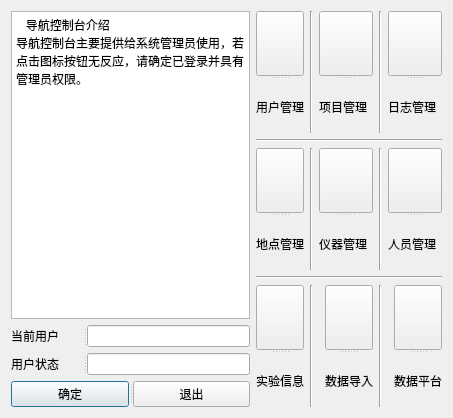
<?xml version="1.0" encoding="UTF-8"?>
<ui version="4.0">
 <class>StartDialog</class>
 <widget class="QDialog" name="StartDialog">
  <property name="geometry">
   <rect>
    <x>0</x>
    <y>0</y>
    <width>453</width>
    <height>418</height>
   </rect>
  </property>
  <property name="windowTitle">
   <string>导航控制台</string>
  </property>
  <layout class="QGridLayout" name="gridLayout_2">
   <item row="0" column="0">
    <layout class="QVBoxLayout" name="verticalLayout">
     <item>
      <widget class="QTextEdit" name="textEdit">
       <property name="html">
        <string>&lt;!DOCTYPE HTML PUBLIC &quot;-//W3C//DTD HTML 4.0//EN&quot; &quot;http://www.w3.org/TR/REC-html40/strict.dtd&quot;&gt;
&lt;html&gt;&lt;head&gt;&lt;meta name=&quot;qrichtext&quot; content=&quot;1&quot; /&gt;&lt;style type=&quot;text/css&quot;&gt;
p, li { white-space: pre-wrap; }
&lt;/style&gt;&lt;/head&gt;&lt;body style=&quot; font-family:'SimSun'; font-size:9pt; font-weight:400; font-style:normal;&quot;&gt;
&lt;p style=&quot; margin-top:0px; margin-bottom:0px; margin-left:0px; margin-right:0px; -qt-block-indent:0; text-indent:0px;&quot;&gt;   导航控制台介绍&lt;/p&gt;
&lt;p style=&quot; margin-top:0px; margin-bottom:0px; margin-left:0px; margin-right:0px; -qt-block-indent:0; text-indent:0px;&quot;&gt;导航控制台主要提供给系统管理员使用，若点击图标按钮无反应，请确定已登录并具有管理员权限。&lt;/p&gt;&lt;/body&gt;&lt;/html&gt;</string>
       </property>
      </widget>
     </item>
     <item>
      <widget class="QSplitter" name="splitter_11">
       <property name="orientation">
        <enum>Qt::Horizontal</enum>
       </property>
       <widget class="QLabel" name="label_10">
        <property name="text">
         <string>当前用户</string>
        </property>
       </widget>
       <widget class="QLineEdit" name="lineEditUser">
        <property name="text">
         <string/>
        </property>
        <property name="readOnly">
         <bool>true</bool>
        </property>
       </widget>
      </widget>
     </item>
     <item>
      <widget class="QSplitter" name="splitter_10">
       <property name="orientation">
        <enum>Qt::Horizontal</enum>
       </property>
       <widget class="QLabel" name="label_11">
        <property name="text">
         <string>用户状态</string>
        </property>
       </widget>
       <widget class="QLineEdit" name="lineEditLimits">
        <property name="readOnly">
         <bool>true</bool>
        </property>
       </widget>
      </widget>
     </item>
     <item>
      <widget class="QSplitter" name="splitter_12">
       <property name="orientation">
        <enum>Qt::Horizontal</enum>
       </property>
       <widget class="QPushButton" name="pbOK">
        <property name="text">
         <string>确定</string>
        </property>
       </widget>
       <widget class="QPushButton" name="pbQuit">
        <property name="text">
         <string>退出</string>
        </property>
       </widget>
      </widget>
     </item>
    </layout>
   </item>
   <item row="0" column="1">
    <layout class="QGridLayout" name="gridLayout">
     <item row="0" column="0">
      <widget class="QSplitter" name="splitter">
       <property name="orientation">
        <enum>Qt::Vertical</enum>
       </property>
       <widget class="QPushButton" name="pBUserManage">
        <property name="styleSheet">
         <string notr="true">border-image: url(:/ProjectImages/user.png);</string>
        </property>
        <property name="text">
         <string/>
        </property>
       </widget>
       <widget class="QLabel" name="label">
        <property name="text">
         <string>用户管理</string>
        </property>
       </widget>
      </widget>
     </item>
     <item row="0" column="1">
      <widget class="Line" name="line_5">
       <property name="orientation">
        <enum>Qt::Vertical</enum>
       </property>
      </widget>
     </item>
     <item row="0" column="2" colspan="2">
      <widget class="QSplitter" name="splitter_2">
       <property name="orientation">
        <enum>Qt::Vertical</enum>
       </property>
       <widget class="QPushButton" name="pBProjectManage">
        <property name="styleSheet">
         <string notr="true">border-image: url(:/ProjectImages/open.png);</string>
        </property>
        <property name="text">
         <string/>
        </property>
       </widget>
       <widget class="QLabel" name="label_2">
        <property name="text">
         <string>项目管理</string>
        </property>
       </widget>
      </widget>
     </item>
     <item row="0" column="4">
      <widget class="Line" name="line_4">
       <property name="orientation">
        <enum>Qt::Vertical</enum>
       </property>
      </widget>
     </item>
     <item row="0" column="5" colspan="2">
      <widget class="QSplitter" name="splitter_3">
       <property name="orientation">
        <enum>Qt::Vertical</enum>
       </property>
       <widget class="QPushButton" name="pBLogManage">
        <property name="styleSheet">
         <string notr="true">border-image: url(:/ProjectImages/calendar.png);</string>
        </property>
        <property name="text">
         <string/>
        </property>
       </widget>
       <widget class="QLabel" name="label_3">
        <property name="text">
         <string>日志管理</string>
        </property>
       </widget>
      </widget>
     </item>
     <item row="1" column="0" colspan="7">
      <widget class="Line" name="line">
       <property name="orientation">
        <enum>Qt::Horizontal</enum>
       </property>
      </widget>
     </item>
     <item row="2" column="0">
      <widget class="QSplitter" name="splitter_4">
       <property name="orientation">
        <enum>Qt::Vertical</enum>
       </property>
       <widget class="QPushButton" name="pBPlaceManage">
        <property name="styleSheet">
         <string notr="true">border-image: url(:/ProjectImages/search.png);</string>
        </property>
        <property name="text">
         <string/>
        </property>
       </widget>
       <widget class="QLabel" name="label_4">
        <property name="text">
         <string>地点管理</string>
        </property>
       </widget>
      </widget>
     </item>
     <item row="2" column="1">
      <widget class="Line" name="line_3">
       <property name="orientation">
        <enum>Qt::Vertical</enum>
       </property>
      </widget>
     </item>
     <item row="2" column="2" colspan="2">
      <widget class="QSplitter" name="splitter_5">
       <property name="orientation">
        <enum>Qt::Vertical</enum>
       </property>
       <widget class="QPushButton" name="pBInstruManage">
        <property name="styleSheet">
         <string notr="true">border-image: url(:/ProjectImages/201211.ico);</string>
        </property>
        <property name="text">
         <string/>
        </property>
       </widget>
       <widget class="QLabel" name="label_5">
        <property name="text">
         <string>仪器管理</string>
        </property>
       </widget>
      </widget>
     </item>
     <item row="2" column="4">
      <widget class="Line" name="line_6">
       <property name="orientation">
        <enum>Qt::Vertical</enum>
       </property>
      </widget>
     </item>
     <item row="2" column="5" colspan="2">
      <widget class="QSplitter" name="splitter_6">
       <property name="orientation">
        <enum>Qt::Vertical</enum>
       </property>
       <widget class="QPushButton" name="pBPersonnelManage">
        <property name="styleSheet">
         <string notr="true">border-image: url(:/ProjectImages/PLR.png);</string>
        </property>
        <property name="text">
         <string/>
        </property>
       </widget>
       <widget class="QLabel" name="label_6">
        <property name="text">
         <string>人员管理</string>
        </property>
       </widget>
      </widget>
     </item>
     <item row="3" column="0" colspan="7">
      <widget class="Line" name="line_2">
       <property name="orientation">
        <enum>Qt::Horizontal</enum>
       </property>
      </widget>
     </item>
     <item row="4" column="0">
      <widget class="QSplitter" name="splitter_7">
       <property name="orientation">
        <enum>Qt::Vertical</enum>
       </property>
       <widget class="QPushButton" name="pBExperiment">
        <property name="styleSheet">
         <string notr="true">border-image: url(:/ProjectImages/lamp_active.png);</string>
        </property>
        <property name="text">
         <string/>
        </property>
       </widget>
       <widget class="QLabel" name="label_8">
        <property name="text">
         <string>实验信息</string>
        </property>
       </widget>
      </widget>
     </item>
     <item row="4" column="1" colspan="2">
      <widget class="Line" name="line_7">
       <property name="orientation">
        <enum>Qt::Vertical</enum>
       </property>
      </widget>
     </item>
     <item row="4" column="3">
      <widget class="QSplitter" name="splitter_8">
       <property name="orientation">
        <enum>Qt::Vertical</enum>
       </property>
       <widget class="QPushButton" name="pbDataImport">
        <property name="styleSheet">
         <string notr="true">border-image: url(:/ProjectImages/arrow_left.png);</string>
        </property>
        <property name="text">
         <string/>
        </property>
       </widget>
       <widget class="QLabel" name="label_7">
        <property name="text">
         <string>数据导入</string>
        </property>
       </widget>
      </widget>
     </item>
     <item row="4" column="4" colspan="2">
      <widget class="Line" name="line_8">
       <property name="orientation">
        <enum>Qt::Vertical</enum>
       </property>
      </widget>
     </item>
     <item row="4" column="6">
      <widget class="QSplitter" name="splitter_9">
       <property name="orientation">
        <enum>Qt::Vertical</enum>
       </property>
       <widget class="QPushButton" name="pbMainWindow">
        <property name="styleSheet">
         <string notr="true">border-image: url(:/ProjectImages/refresh.png);</string>
        </property>
        <property name="text">
         <string/>
        </property>
       </widget>
       <widget class="QLabel" name="label_9">
        <property name="text">
         <string>数据平台</string>
        </property>
       </widget>
      </widget>
     </item>
    </layout>
   </item>
  </layout>
 </widget>
 <resources>
  <include location="Image.qrc"/>
 </resources>
 <connections/>
</ui>
